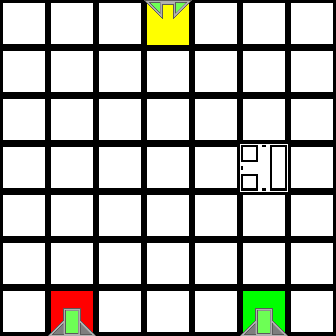

Tiled map render using the project's own tile images. Description and the whole map definition, tile-layer contents included, below:
An orthogonal 7x7 tile map with 48x48 px tiles, 2 tile layers (Colors, Tiles).

<map version="1.0" orientation="orthogonal" renderorder="right-down" width="7" height="7" tilewidth="48" tileheight="48">
 <properties>
  <property name="AvailableTiles" value="1, 2, 1, 2" />
 </properties>
 <tileset firstgid="1" source="tiles.tsx" />
 <layer name="Colors" width="7" height="7">
  <data encoding="csv">
47,47,47,44,47,47,47,
47,47,47,47,47,47,47,
47,47,47,47,47,47,47,
47,47,47,47,47,47,47,
47,47,47,47,47,47,47,
47,47,47,47,47,47,47,
47,41,47,47,47,42,47
</data>
 </layer>
 <layer name="Tiles" width="7" height="7">
  <data encoding="csv">
1,1,1,11,1,1,1,
1,1,1,1,1,1,1,
1,1,1,1,1,1,1,
1,1,1,1,1,16,1,
1,1,1,1,1,1,1,
1,1,1,1,1,1,1,
1,5,1,1,1,5,1
</data>
 </layer>
</map>
